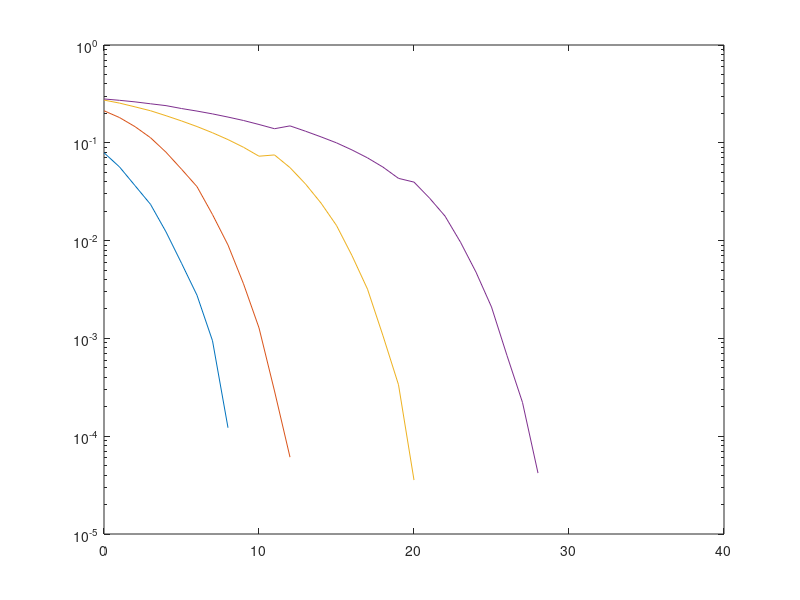
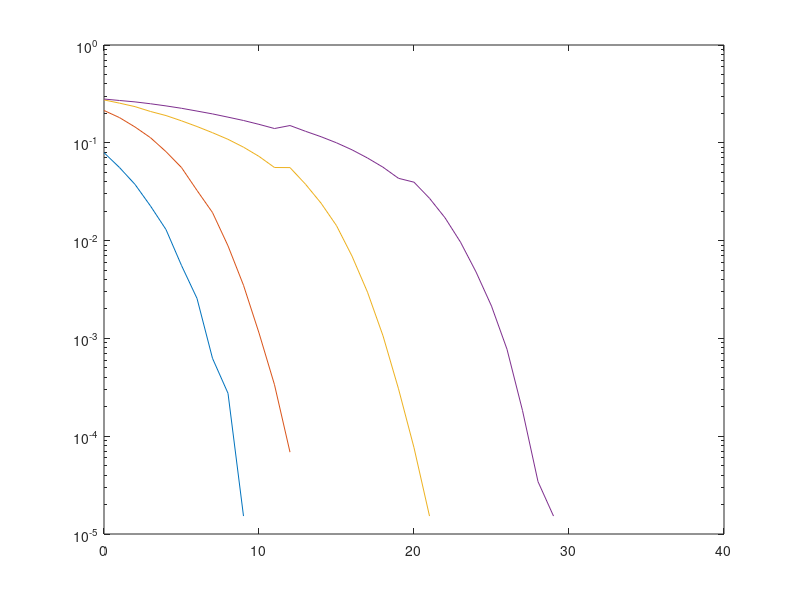
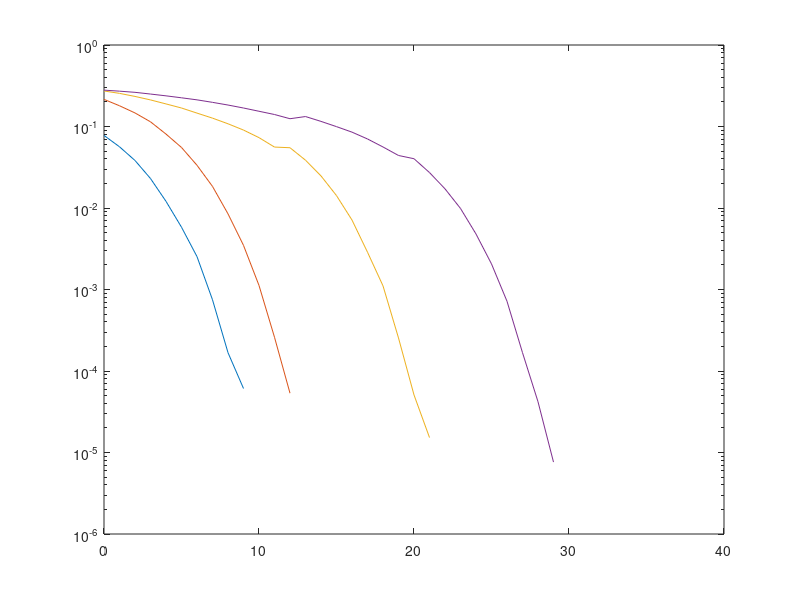
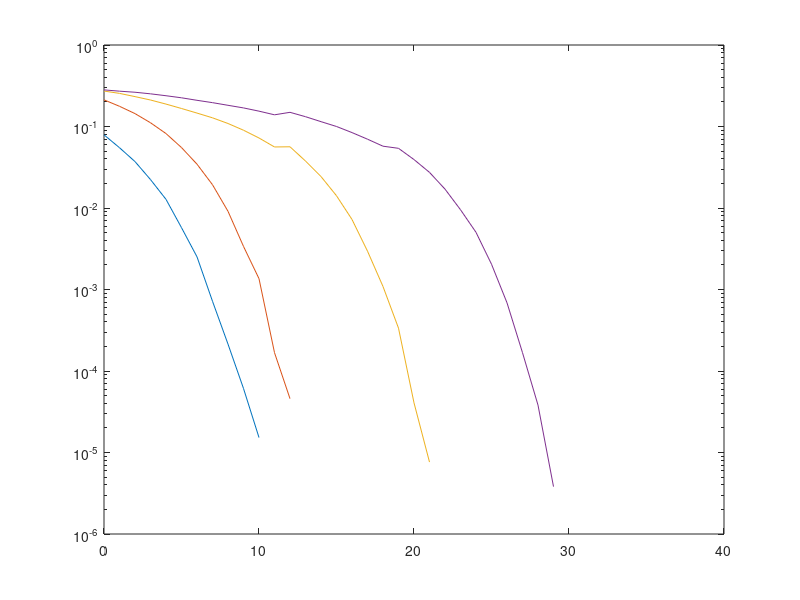

Recreate these plots in MATLAB, in order.
%% OFDM - Multiple Subcarriers 
%Generate Data Bits
%Apply modulation and Reshape 
%Perform ifft operation
%Assume Channel and add awgn and rayleigh noise
%At receiver equalize and take FFT
%Reshape and demodulate
%Find bit error rate

%% Code
clear all; close all; clc;
data= randi([0 1], 2^16 ,1);
for i=6:1:9
    for j=1:1:4
        if j<3
            mod_data= pskmod(data,2^j);
        elseif j==3
            mod_data= qammod(data,16);
        elseif j==4
            mod_data= qammod(data,64);
        end
        mod_data=reshape(mod_data,[2^i,((2^16)/(2^i))]);
        mod_data=ifft(mod_data,2^i);
        k=1;
        for l=0:1:40
            h=1/(sqrt(randn(1,1)+i*randn(1,1)));
            channel_rayleigh=h*mod_data;
            noise_gaussian=awgn(channel_rayleigh,l,'measured');
            rec_mod_data=inv(h)*noise_gaussian;
            rec_mod_data=fft(rec_mod_data,2^i);
            rec_mod_data=reshape(rec_mod_data,[2^16,1]);
            if j<3
                rec_demod_data=pskdemod(rec_mod_data,2^j);
            elseif j==3
                rec_demod_data=qamdemod(rec_mod_data,16);
            elseif j==4
                rec_demod_data=qamdemod(rec_mod_data,64);
            end
            [number,ratio]=biterr(rec_demod_data,data);
            err(k)=ratio;
            k=k+1;    
        end
        m=0:1:40;
        semilogy(m,err);
        hold on;      
    end
    hold off;
    figure();
end





